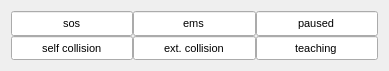
  <widget class="QWidget" name="">
   <property name="geometry">
    <rect>
     <x>20</x>
     <y>111</y>
     <width>389</width>
     <height>71</height>
    </rect>
   </property>
   <layout class="QGridLayout" name="gridLayout_7">
    <property name="spacing">
     <number>0</number>
    </property>
    <item row="0" column="0">
     <widget class="QLineEdit" name="LE_ROBOT_STATUS_SOS">
      <property name="sizePolicy">
       <sizepolicy hsizetype="Expanding" vsizetype="Expanding">
        <horstretch>0</horstretch>
        <verstretch>0</verstretch>
       </sizepolicy>
      </property>
      <property name="font">
       <font>
        <pointsize>8</pointsize>
       </font>
      </property>
      <property name="text">
       <string>sos</string>
      </property>
      <property name="alignment">
       <set>Qt::AlignCenter</set>
      </property>
     </widget>
    </item>
    <item row="0" column="1">
     <widget class="QLineEdit" name="LE_ROBOT_STATUS_EMS">
      <property name="sizePolicy">
       <sizepolicy hsizetype="Expanding" vsizetype="Expanding">
        <horstretch>0</horstretch>
        <verstretch>0</verstretch>
       </sizepolicy>
      </property>
      <property name="font">
       <font>
        <pointsize>8</pointsize>
       </font>
      </property>
      <property name="text">
       <string>ems</string>
      </property>
      <property name="alignment">
       <set>Qt::AlignCenter</set>
      </property>
     </widget>
    </item>
    <item row="0" column="2">
     <widget class="QLineEdit" name="LE_ROBOT_STATUS_PAUSED">
      <property name="sizePolicy">
       <sizepolicy hsizetype="Expanding" vsizetype="Expanding">
        <horstretch>0</horstretch>
        <verstretch>0</verstretch>
       </sizepolicy>
      </property>
      <property name="font">
       <font>
        <pointsize>8</pointsize>
       </font>
      </property>
      <property name="text">
       <string>paused</string>
      </property>
      <property name="alignment">
       <set>Qt::AlignCenter</set>
      </property>
     </widget>
    </item>
    <item row="1" column="0">
     <widget class="QLineEdit" name="LE_ROBOT_STATUS_SELF_COLLISION">
      <property name="sizePolicy">
       <sizepolicy hsizetype="Expanding" vsizetype="Expanding">
        <horstretch>0</horstretch>
        <verstretch>0</verstretch>
       </sizepolicy>
      </property>
      <property name="font">
       <font>
        <pointsize>8</pointsize>
       </font>
      </property>
      <property name="text">
       <string>self collision</string>
      </property>
      <property name="alignment">
       <set>Qt::AlignCenter</set>
      </property>
     </widget>
    </item>
    <item row="1" column="1">
     <widget class="QLineEdit" name="LE_ROBOT_STATUS_EXT_COLLISION">
      <property name="sizePolicy">
       <sizepolicy hsizetype="Expanding" vsizetype="Expanding">
        <horstretch>0</horstretch>
        <verstretch>0</verstretch>
       </sizepolicy>
      </property>
      <property name="font">
       <font>
        <pointsize>8</pointsize>
       </font>
      </property>
      <property name="text">
       <string>ext. collision</string>
      </property>
      <property name="alignment">
       <set>Qt::AlignCenter</set>
      </property>
     </widget>
    </item>
    <item row="1" column="2">
     <widget class="QLineEdit" name="LE_ROBOT_STATUS_TEACHING">
      <property name="sizePolicy">
       <sizepolicy hsizetype="Expanding" vsizetype="Expanding">
        <horstretch>0</horstretch>
        <verstretch>0</verstretch>
       </sizepolicy>
      </property>
      <property name="font">
       <font>
        <pointsize>8</pointsize>
       </font>
      </property>
      <property name="text">
       <string>teaching</string>
      </property>
      <property name="alignment">
       <set>Qt::AlignCenter</set>
      </property>
     </widget>
    </item>
   </layout>
  </widget>
